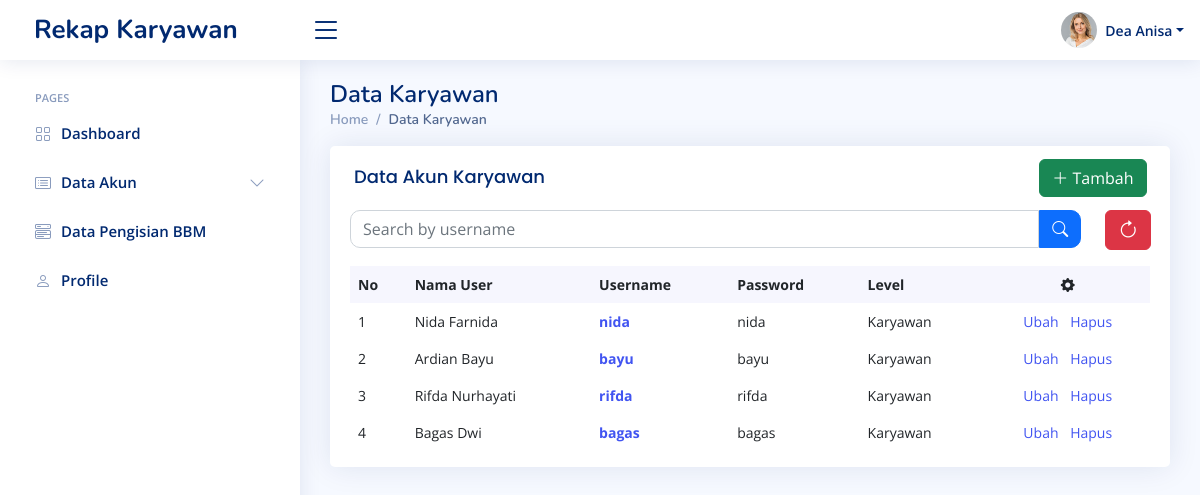
Before: /data_akun.php?level=Karyawan (signed in) with the older database file.
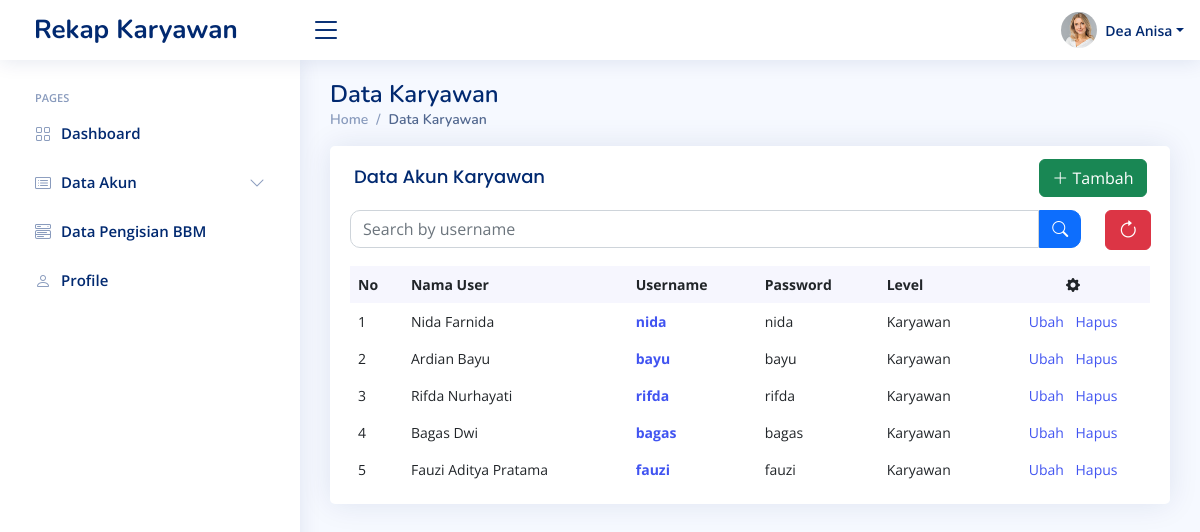
After: the same page with the newer database file.
### tables this page shows
CREATE TABLE `tb_user` (
  `id` int(11) NOT NULL,
  `username` varchar(20) NOT NULL,
  `password` varchar(20) NOT NULL,
  `nama_user` varchar(100) NOT NULL,
  `jenis_kelamin` varchar(10) NOT NULL,
  `no_telpon` varchar(20) NOT NULL,
  `email` varchar(100) NOT NULL,
  `foto_profil` varchar(100) NOT NULL,
  `level` varchar(10) NOT NULL
);

### data_akun.php (the view, shortened to what the changed rows need)
<?php
require './koneksi.php';
if ($_SESSION['admin']) {
    if ($_SESSION['admin']) {
        $user = $_SESSION['admin'];
    }
}
else{
    header('location:login.php');
}
$sql = mysqli_query($conn, "SELECT * FROM tb_user WHERE username = '$user' ");
?>
<!DOCTYPE html>
<html lang="en">
<?php
include 'head.php';
?>
<body>
    <main id="main" class="main">
        <div class="pagetitle">
            <?php
            $level = $_GET['level'];
            ?>
            <h1>Data <?= $level ?></h1>
        </div>
        <section class="section dashboard">
            <div class="row">
                <div class="col-lg-12">
                    <div class="row">
                        <div class="col-12">
                            <div class="card top-selling overflow-auto">
                                <div class="card-body pb-0">
                                    <table class="table table-borderless">
                                        <thead>
                                            <tr>
                                                <th scope="col">No</th>
                                                <th scope="col">Nama User</th>
                                                <th scope="col">Username</th>
                                                <th scope="col">Password</th>
                                                <th scope="col">Level</th>
                                                <th scope="col" class="text-center"><i class="bi bi-gear-fill"></i></th>
                                            </tr>
                                        </thead>
                                        <tbody>
                                            <?php
                                            $no = 1;
                                            if (isset($_POST['search'])) {
                                                $username = $_POST['search'];
                                                $sql = mysqli_query($conn, "SELECT * FROM tb_user WHERE username = '$username' && level = '$level' ");
                                            } else {
                                                $sql = mysqli_query($conn, "SELECT * FROM tb_user WHERE level = '$level' ");
                                            }
                                            while ($data = mysqli_fetch_assoc($sql)) {
                                            ?>
                                                <tr>
                                                    <td><?= $no++ ?></td>
                                                    <td><?= $data['nama_user'] ?></td>
                                                    <td><a type="button" class="text-link fw-bold" data-bs-toggle="modal" data-bs-target="#modalTransaksi<?= $data['id'] ?>"><?= $data['username'] ?></a></td>
                                                    <td><?= $data['password'] ?></td>
                                                    <td><?= $data['level'] ?></td>
                                                    <td class="text-center">
                                                        <a href="./update.php?username=<?= $data['username'] ?>&level=<?= $level ?>" class="me-1">Ubah</a>
                                                        <a href="./delete.php?username=<?= $data['username'] ?>&level=<?= $level ?>" onclick="return confirm('Apakah anda yakin ingin menghapus data tersebut?')" class="ms-1">Hapus</a>
                                                    </td>
                                                </tr>
                                            <?php
                                            }
                                            ?>
                                        </tbody>
                                    </table>
                                </div>
                            </div>
                        </div>
                    </div>
                </div>
            </div>
        </section>
    </main>
</body>
</html>

Changed rows visible on the page:
added tb_user: nama_user "Fauzi Aditya Pratama", username "fauzi", password "fauzi", level "Karyawan"
